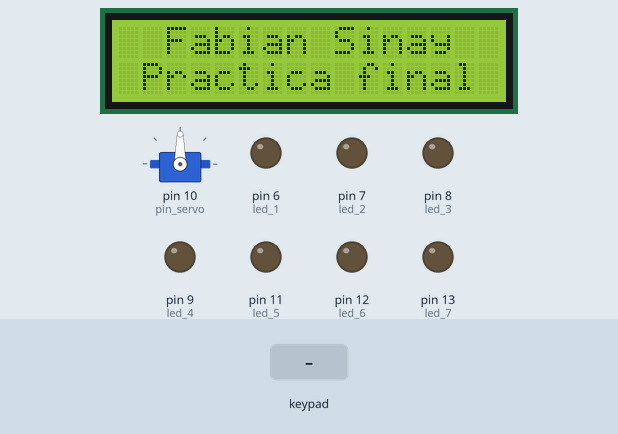
This sketch was run on a simulated Arduino Uno, built with avr-gcc and run on an emulated ATmega328P. On the bench: servo, 16×2 character LCD, output pins drawn as LEDs (lit = HIGH). Dashed ring = blinking. The inputs (shaded band) are chosen by the test bench. What the sketch prints to the serial monitor is not drawn.

Above: at 1.2 s.
1.3 s: key '3' pressed
At 1.8 s:
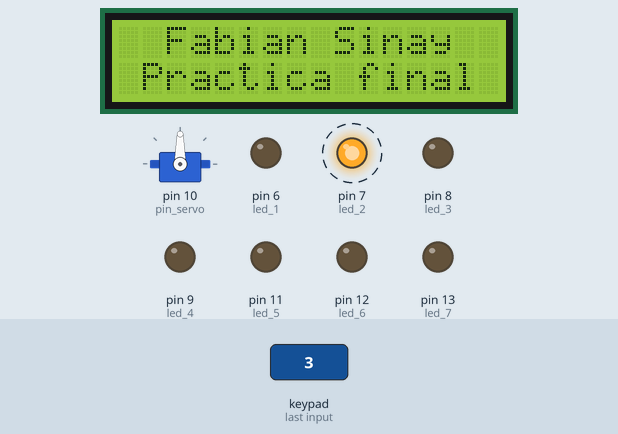
At 2.2 s:
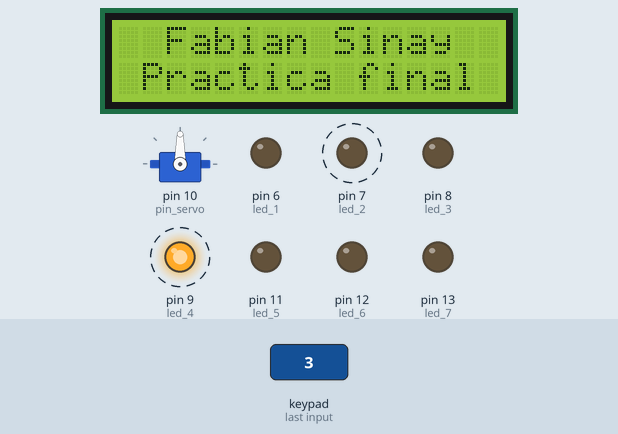
Timing chart, 0 to 9.6 s (numbered marks = the images above; inputs shaded):
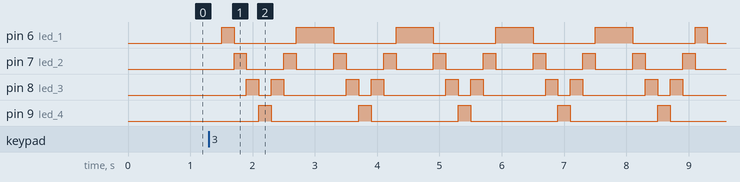

The sketch:

practica_final.ino
```cpp
/*
   Fundacion Kinal
   Centro educativo tecnico laboral Kinal
   Quinto perito
   Quinto electronica
   Codigo Tecnico: EB5AM
   Curso: Taller de electronica digital y reparacion de computadoras I
   Proyecto: Practica final
   Dev: Fabian Andree Sinay Canel
   Fecha: 26 de mayo de 2024
   link de la simulacion: https://www.tinkercad.com/things/fCZfxdTI955-practica-final
*/

#include <Wire.h>
#include <LiquidCrystal_I2C.h>
#include <Servo.h>
#include <Keypad.h>

#define direccion_lcd 0x27
#define filas 2
#define columnas 16

#define filas_teclado 4
#define columnas_teclado 4
#define f1_teclado A0
#define f2_teclado A1
#define f3_teclado A2
#define f4_teclado A3
#define c1_teclado 2
#define c2_teclado 3
#define c3_teclado 4
#define c4_teclado 5

#define led_1  6
#define led_2  7
#define led_3  8
#define led_4  9
#define led_5  11
#define led_6  12
#define led_7  13
#define pin_servo 10

#define ON(pin)     digitalWrite(pin, HIGH)
#define OFF(pin)    digitalWrite(pin, LOW)

int contador = 0;

char keys[filas_teclado][columnas_teclado] = {
  {'1', '2', '3', 'A'},
  {'4', '5', '6', 'B'},
  {'7', '8', '9', 'C'},
  {'*', '0', '#', 'D'}
};

byte pines_filas[filas_teclado] = {f1_teclado, f2_teclado, f3_teclado, f4_teclado};
byte pines_columnas[columnas_teclado] = {c1_teclado, c2_teclado, c3_teclado, c4_teclado};

LiquidCrystal_I2C lcd(direccion_lcd, columnas, filas);
Keypad tecladoCerradura = Keypad(makeKeymap(keys), pines_filas, pines_columnas, filas_teclado, columnas_teclado);

Servo Servo1;

void config_outputs(void);
void config_HMI(void);

void setup() {
  Serial.begin(9600);
  Serial.println("Practica final");
  OFF(led_1);
  OFF(led_2);
  OFF(led_3);
  OFF(led_4);
  OFF(led_5);
  OFF(led_6);
  OFF(led_7);

  config_outputs();
  config_HMI();
}

void loop() {
  char key = tecladoCerradura.getKey();

  if (key) {
    switch (key) {
      case '1':
        funcion1();
        break;
      case '2':
        funcion2();
        break;
      case '3':
        funcion3();
        break;
      case '4':
        funcion4();
        break;
      case '5':
        funcion5();
        break;
      default:
        break;
    }
  }
}

void funcion1() {
  for(contador = 0; contador <100; contador ++){
   Serial.println(contador);
    delay(100);
  }
}

void funcion2() {
  for(contador = 99; contador >-1; contador --){
   Serial.println(contador);
    delay(100);
    }
}

void funcion3() {
  int i;
  for(i = 1; i <=5; i++){
  for(contador = 0; contador <8; contador ++){
    if(contador == 1){
     ON(led_1);
    }
    if(contador == 2){
     ON(led_2);
     OFF(led_1);
    }
    if(contador == 3){
     ON(led_3);
     OFF(led_2);
    }
     if(contador == 4){
     ON(led_4);
     OFF(led_3);
    }
    if(contador == 5){
     ON(led_3);
     OFF(led_4);
    }
    if(contador == 6){
     ON(led_2);
     OFF(led_3);
    }
    if(contador == 7){
     ON(led_1);
     OFF(led_2);
    }
    delay(200);
  }
  }
  OFF(led_1);
}

void funcion4() {
  ON(led_1);
  ON(led_5);
  ON(led_6);
  delay(400);
  OFF(led_6);
  OFF(led_1);
  ON(led_7);
  ON(led_2);
  delay(400);
  OFF(led_5);
  OFF(led_7);
  ON(led_4);
  ON(led_3);
  delay(400);
  OFF(led_4);
  ON(led_1);
  delay(400);
  OFF(led_3);
  ON(led_6);
  delay(400);
  OFF(led_2);
  ON(led_6);
  ON(led_5);
  delay(400);
  OFF(led_1);
  OFF(led_5);
  OFF(led_6);
}

void funcion5() {
Servo1.write(180);
 delay(4000);
 Servo1.write(0);
}

void config_outputs(void) {
  pinMode(pin_servo, OUTPUT);
  pinMode(led_1, OUTPUT);
  pinMode(led_2, OUTPUT);
  pinMode(led_3, OUTPUT);
  pinMode(led_4, OUTPUT);
  pinMode(led_5, OUTPUT);
  pinMode(led_6, OUTPUT);
  pinMode(led_7, OUTPUT);
}

void config_HMI(void) {
  Servo1.attach(pin_servo);
  lcd.init();
  lcd.backlight();
  lcd.setCursor(2, 0);
  lcd.print("Fabian Sinay");
  lcd.setCursor(1, 1);
  lcd.print("Practica final");
}
```

Measured:
- after the input at 1.3 s, pin 6 (led_1): goes HIGH 0.20 s, 4 × (LOW 1.0 s, HIGH 0.60 s), LOW 1.0 s, HIGH 0.20 s, then LOW, starting after 0.20 s; pin 7 (led_2): alternates HIGH for 0.20 s and LOW for 0.60 s, starting after 0.40 s
